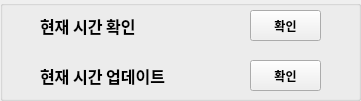
   <widget class="QGroupBox" name="groupBox_9">
    <property name="geometry">
     <rect>
      <x>350</x>
      <y>90</y>
      <width>361</width>
      <height>101</height>
     </rect>
    </property>
    <property name="title">
     <string/>
    </property>
    <widget class="QLabel" name="label_32">
     <property name="geometry">
      <rect>
       <x>40</x>
       <y>10</y>
       <width>161</width>
       <height>31</height>
      </rect>
     </property>
     <property name="font">
      <font>
       <family>맑은 고딕</family>
       <pointsize>12</pointsize>
       <weight>75</weight>
       <bold>true</bold>
      </font>
     </property>
     <property name="text">
      <string>현재 시간 확인</string>
     </property>
    </widget>
    <widget class="QLabel" name="label_33">
     <property name="geometry">
      <rect>
       <x>40</x>
       <y>60</y>
       <width>161</width>
       <height>31</height>
      </rect>
     </property>
     <property name="font">
      <font>
       <family>맑은 고딕</family>
       <pointsize>12</pointsize>
       <weight>75</weight>
       <bold>true</bold>
      </font>
     </property>
     <property name="text">
      <string>현재 시간 업데이트</string>
     </property>
    </widget>
    <widget class="QPushButton" name="NowTimeBtn">
     <property name="geometry">
      <rect>
       <x>250</x>
       <y>10</y>
       <width>71</width>
       <height>31</height>
      </rect>
     </property>
     <property name="font">
      <font>
       <family>맑은 고딕</family>
       <weight>75</weight>
       <bold>true</bold>
      </font>
     </property>
     <property name="text">
      <string>확인</string>
     </property>
    </widget>
    <widget class="QPushButton" name="NowTimeUpdateBtn">
     <property name="geometry">
      <rect>
       <x>250</x>
       <y>60</y>
       <width>71</width>
       <height>31</height>
      </rect>
     </property>
     <property name="font">
      <font>
       <family>맑은 고딕</family>
       <weight>75</weight>
       <bold>true</bold>
      </font>
     </property>
     <property name="text">
      <string>확인</string>
     </property>
    </widget>
   </widget>
